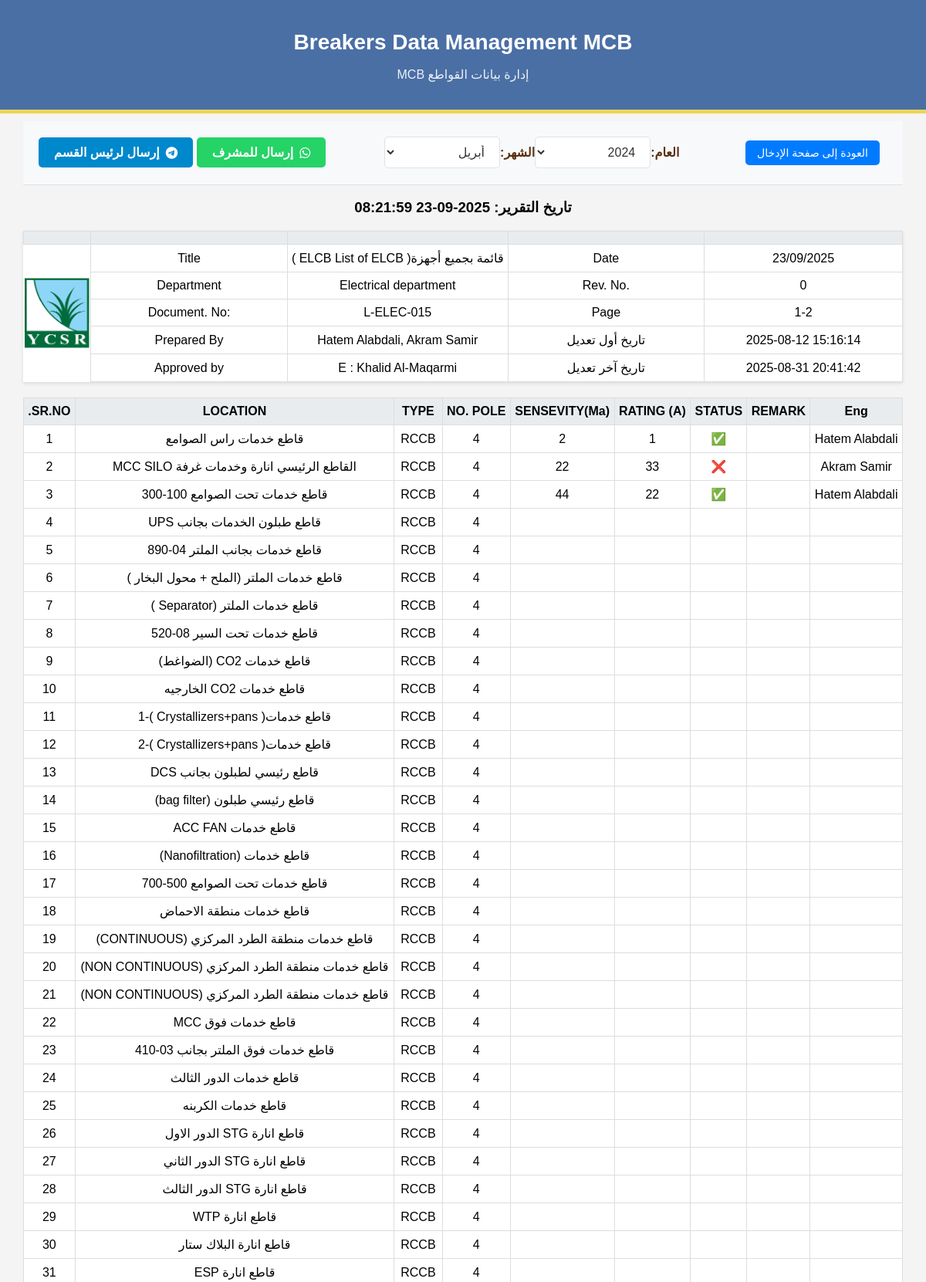
The app's page /Maint_MCB.php (upper part) with its own data.
### tables this page shows
CREATE TABLE `MCB_4_2024` (
  `SR.NO.` int(11) NOT NULL,
  `LOCATION` varchar(255) DEFAULT NULL,
  `TYPE` varchar(255) DEFAULT NULL,
  `NO. POLE` varchar(255) DEFAULT NULL,
  `SENSEVITY(Ma)` varchar(255) DEFAULT NULL,
  `RATING (A)` varchar(255) DEFAULT NULL,
  `STATUS` varchar(255) DEFAULT NULL,
  `REMARK` varchar(255) DEFAULT NULL,
  `table_name` varchar(255) DEFAULT NULL,
  `Eng` varchar(255) DEFAULT NULL,
  `modification_date` datetime NOT NULL DEFAULT current_timestamp() ON UPDATE current_timestamp()
);

### Maint_MCB.php (the view, shortened to what this page needs)
<!DOCTYPE html>
<html lang="ar" dir="rtl">
<head>
    <link rel="stylesheet" href="https://cdnjs.cloudflare.com/ajax/libs/font-awesome/6.4.0/css/all.min.css">
</head>
<body>
    <div class="header">
        <h1>Breakers Data Management MCB</h1>
        <p>إدارة بيانات القواطع MCB</p>
    </div>
    <div class="container">
        <div class="controls">
            <a href="mcb.php" class="back-button">العودة إلى صفحة الإدخال</a>
            <form id="data-form" action="" method="get">
                <label for="year-select">العام:</label>
                <select id="year-select" name="year" onchange="this.form.submit()">
                    <?php
                    $currentYear = isset($_GET['year']) ? $_GET['year'] : (isset($_SESSION['selected_year']) ? $_SESSION['selected_year'] : '2024');
                    for ($i = 2024; $i <= 2030; $i++) {
                        $selected = ($currentYear == $i) ? ' selected' : '';
                        echo "<option value=\"$i\"$selected>$i</option>";
                    }
                    ?>
                </select>
                <label for="month-select">الشهر:</label>
                <select id="month-select" name="month" onchange="this.form.submit()">
                    <?php
                    $currentMonth = isset($_GET['month']) ? $_GET['month'] : (isset($_SESSION['selected_month']) ? $_SESSION['selected_month'] : '4');
                    ?>
                    <option value="4" <?php echo ($currentMonth == '4' ? ' selected' : ''); ?>>أبريل</option>
                </select>
            </form>
            <div class="buttons-container">
                <a href="#" class="whatsapp-btn" id="whatsappSupervisor">
                    <i class="fab fa-whatsapp"></i> إرسال للمشرف
                </a>
                <a href="#" class="telegram-btn" id="telegramManager">
                    <i class="fab fa-telegram"></i> إرسال لرئيس القسم
                </a>
            </div>
        </div>
        <h3 id="table-date"></h3>
        <table class="info-table">
            <thead>
                <tr class="table-header">
                    <td rowspan="1" style="width:8%"></td>
                    <td style="width:23%"></td>
                    <td style="width:23%"></td>
                    <td style="width:23%"></td>
                    <td style="width:23%"></td>
                </tr>
            </thead>
            <tbody>
                <tr>
                    <td rowspan="5" style="padding: 0; border: none;"><img src="imgs/4.png" alt="Company Logo"></td>
                    <td>Title</td>
                    <td>( ELCB
                        List of ELCB )قائمة بجميع أجهزة </td>
                    <td>Date</td>
                    <td><?php echo date('d/m/Y'); ?></td>
                </tr>
                <tr>
                    <td>Department</td>
                    <td>Electrical department</td>
                    <td>Rev. No.</td>
                    <td>0</td>
                </tr>
                <tr>
                    <td>Document. No:</td>
                    <td>L-ELEC-015</td>
                    <td>Page</td>
                    <td>1-2</td>
                </tr>
                <tr>
                    <td>Prepared By</td>
                    <td id="prepared-by-cell"><?php echo htmlspecialchars($preparedByNames); ?></td>
                    <td>تاريخ أول تعديل</td>
                    <td id="first-modification-date-cell"></td>
                </tr>
                <tr>
                    <td>Approved by</td>
                    <td>E : Khalid Al-Maqarmi</td>
                    <td>تاريخ آخر تعديل</td>
                    <td id="last-modification-date-cell"></td>
                </tr>
            </tbody>
        </table>
        <div class="responsive-table-container">
            <table style="width: 100%;">
                <thead>
                    <tr class="table-header">
                        <td>Eng</td>
                        <td>REMARK</td>
                        <td>STATUS</td>
                        <td>RATING (A)</td>
                        <td>SENSEVITY(Ma)</td>
                        <td>NO. POLE</td>
                        <td>TYPE</td>
                        <td>LOCATION</td>
                        <td>SR.NO.</td>
                    </tr>
                </thead>
                <tbody id="table-body">
                    <?php
                    $Xservername = "sql202.infinityfree.com";
                    $Xusername = "if0_39426096";
                    $Xpassword = "WKa8VQVTNfi";
                    $Xdbname = 'if0_39426096_mwt';
                    $servername = $Xservername;
                    $username = $Xusername;
                    $password = $Xpassword;
                    $dbname = $Xdbname;
                    $conn = new mysqli($servername, $username, $password, $dbname);
                    $conn->set_charset("utf8mb4");
                    function getTableName($month, $year)
                    {
                        return "MCB_" . $month . "_" . $year;
                    }
                    $selectedYear = isset($_GET['year']) ? $_GET['year'] : (isset($_SESSION['selected_year']) ? $_SESSION['selected_year'] : '2024');
                    $selectedMonth = isset($_GET['month']) ? $_GET['month'] : (isset($_SESSION['selected_month']) ? $_SESSION['selected_month'] : '4');
                    $tableName = getTableName($selectedMonth, $selectedYear);
                    $check_table_sql = "SHOW TABLES LIKE '$tableName'";
                    $table_exists = $conn->query($check_table_sql);
                    if ($table_exists && $table_exists->num_rows > 0) {
                        $reset_sql = "UPDATE `$tableName` SET
                                 `REMARK` = '',
                                 `STATUS` = '',
                                 `RATING (A)` = '',
                                 `SENSEVITY(Ma)` = ''
                                 WHERE (`Eng` = '' OR `Eng` IS NULL)
                                 AND (`REMARK` != '' OR `STATUS` != '' OR `RATING (A)` != '' OR `SENSEVITY(Ma)` != '')";
                        $conn->query($reset_sql);
                        $sql = "SELECT Eng, REMARK, STATUS, `RATING (A)`, `SENSEVITY(Ma)`, `NO. POLE`, TYPE, LOCATION, `SR.NO.` FROM `$tableName`";
                        $result = $conn->query($sql);
                        if ($result->num_rows > 0) {
                            while ($row = $result->fetch_assoc()) {
                                echo "<tr id='row-" . htmlspecialchars($row['SR.NO.']) . "'>";
                                echo "<td>" . htmlspecialchars($row['Eng']) . "</td>";
                                echo "<td class='editable' data-column='REMARK' data-id='" . htmlspecialchars($row['SR.NO.']) . "'>" . htmlspecialchars($row['REMARK']) . "</td>";
                                echo "<td class='editable status-cell' data-column='STATUS' data-id='" . htmlspecialchars($row['SR.NO.']) . "'>" . htmlspecialchars($row['STATUS']) . "</td>";
                                echo "<td class='editable' data-column='RATING (A)' data-id='" . htmlspecialchars($row['SR.NO.']) . "'>" . htmlspecialchars($row['RATING (A)']) . "</td>";
                                echo "<td class='editable' data-column='SENSEVITY(Ma)' data-id='" . htmlspecialchars($row['SR.NO.']) . "'>" . htmlspecialchars($row['SENSEVITY(Ma)']) . "</td>";
                                echo "<td>" . htmlspecialchars($row['NO. POLE']) . "</td>";
                                echo "<td>" . htmlspecialchars($row['TYPE']) . "</td>";
                                echo "<td>" . htmlspecialchars($row['LOCATION']) . "</td>";
                                echo "<td>" . htmlspecialchars($row['SR.NO.']) . "</td>";
                                echo "</tr>";
                            }
                        } else {
                            echo "<tr><td colspan='9'>لا توجد بيانات في هذا الجدول.</td></tr>";
                        }
                    } else {
                        echo "<tr><td colspan='9'>الجدول `" . htmlspecialchars($tableName) . "` غير موجود.</td></tr>";
                    }
                    ?>
                </tbody>
            </table>
        </div>
    </div>
</body>
</html>

### Maint_MCB.php (style rules this page uses)
:root { --primary-color: #4a6fa5; --secondary-color: #edd456; --dark-color: #582f0e; --light-color: #f8f9fa; --success-color: #28a745; --danger-color: #dc3545; --border-color: #dee2e6; }
body { font-family: 'Arial', sans-serif; background-color: #f4f4f4; margin: 0; padding: 0; text-align: center; }
.header { background-color: var(--primary-color); color: white; padding: 20px; text-align: center; border-bottom: 5px solid var(--secondary-color); }
.header h1 { margin-bottom: 10px; font-size: 28px; }
.header p { font-size: 16px; opacity: 0.9; }
.container { width: 95%; margin: auto; padding: 10px; }
.controls { display: flex; justify-content: space-between; align-items: center; padding: 20px; background-color: var(--light-color); border-bottom: 1px solid var(--border-color); flex-wrap: wrap; gap: 15px; }
.controls form { display: flex; align-items: center; flex-grow: 1; justify-content: center; flex-wrap: wrap; }
.controls label { font-weight: 600; color: var(--dark-color); }
#year-select { display: flex; align-items: center; gap: 10px; }
.controls select { padding: 10px 15px; border: 1px solid var(--border-color); border-radius: 5px; background-color: white; font-size: 16px; color: #333; cursor: pointer; transition: border-color 0.3s; min-width: 150px; }
.back-button { padding: 8px 15px; font-size: 14px; cursor: pointer; border: none; border-radius: 5px; background-color: #007bff; color: #fff; text-decoration: none; margin: 5px 10px; }
.info-table { width: 100%; margin-top: 10px; margin-bottom: 20px; direction: ltr; }
.info-table img { max-width: 100%; height: auto; display: block; }
.responsive-table-container { overflow-x: auto; width: 100%; }
table { width: 100%; border-collapse: collapse; background-color: #fff; box-shadow: 0 2px 4px rgba(0, 0, 0, 0.1); direction: rtl; min-width: 800px; }
th, td { border: 1px solid #ddd; padding: 8px 5px; text-align: center; white-space: nowrap; }
td.editable { cursor: pointer; }
.table-title, .table-header { background-color: #e9ecef; font-weight: bold; }
.whatsapp-btn { display: inline-flex; align-items: center; background-color: #25D366; color: white; padding: 10px 20px; border: none; border-radius: 5px; cursor: pointer; font-weight: 600; transition: all 0.3s ease; text-decoration: none; }
.telegram-btn { display: inline-flex; align-items: center; background-color: #0088cc; color: white; padding: 10px 20px; border: none; border-radius: 5px; cursor: pointer; font-weight: 600; transition: all 0.3s ease; text-decoration: none; }
.whatsapp-btn i, .telegram-btn i { margin-left: 8px; }

### records on screen
mcb_4_2024: Eng "Hatem Alabdali", STATUS "✅", value "1", value "2", value "4", TYPE "RCCB", LOCATION "قاطع خدمات راس الصوامع", NO "1"
mcb_4_2024: Eng "Akram Samir", STATUS "❌", value "33", value "22", value "4", TYPE "RCCB", LOCATION "القاطع الرئيسي انارة وخدمات غرفة MCC SILO", NO "2"
mcb_4_2024: Eng "Hatem Alabdali", STATUS "✅", value "22", value "44", value "4", TYPE "RCCB", LOCATION "قاطع خدمات تحت الصوامع 100-300", NO "3"
mcb_4_2024: value "4", TYPE "RCCB", LOCATION "قاطع طبلون الخدمات بجانب UPS", NO "4"
mcb_4_2024: value "4", TYPE "RCCB", LOCATION "قاطع خدمات بجانب الملتر 04-890", NO "5"
mcb_4_2024: value "4", TYPE "RCCB", LOCATION "قاطع خدمات الملتر (الملح + محول البخار )", NO "6"
mcb_4_2024: value "4", TYPE "RCCB", LOCATION "قاطع خدمات الملتر (Separator )", NO "7"
mcb_4_2024: value "4", TYPE "RCCB", LOCATION "قاطع خدمات تحت السير 08-520", NO "8"
mcb_4_2024: value "4", TYPE "RCCB", LOCATION "قاطع خدمات CO2 (الضواغط)", NO "9"
mcb_4_2024: value "4", TYPE "RCCB", LOCATION "قاطع خدمات CO2 الخارجيه", NO "10"
mcb_4_2024: value "4", TYPE "RCCB", LOCATION "قاطع خدمات( Crystallizers+pans )-1", NO "11"
mcb_4_2024: value "4", TYPE "RCCB", LOCATION "قاطع خدمات( Crystallizers+pans )-2", NO "12"
mcb_4_2024: value "4", TYPE "RCCB", LOCATION "قاطع رئيسي لطبلون بجانب DCS", NO "13"
mcb_4_2024: value "4", TYPE "RCCB", LOCATION "قاطع رئيسي طبلون (bag filter)", NO "14"
mcb_4_2024: value "4", TYPE "RCCB", LOCATION "قاطع خدمات ACC FAN", NO "15"
mcb_4_2024: value "4", TYPE "RCCB", LOCATION "قاطع خدمات (Nanofiltration)", NO "16"
mcb_4_2024: value "4", TYPE "RCCB", LOCATION "قاطع خدمات تحت الصوامع 500-700", NO "17"
mcb_4_2024: value "4", TYPE "RCCB", LOCATION "قاطع خدمات منطقة الاحماض", NO "18"
mcb_4_2024: value "4", TYPE "RCCB", LOCATION "قاطع خدمات منطقة الطرد المركزي (CONTINUOUS)", NO "19"
mcb_4_2024: value "4", TYPE "RCCB", LOCATION "قاطع خدمات منطقة الطرد المركزي (NON CONTINUOUS)", NO "20"
mcb_4_2024: value "4", TYPE "RCCB", LOCATION "قاطع خدمات منطقة الطرد المركزي (NON CONTINUOUS)", NO "21"
mcb_4_2024: value "4", TYPE "RCCB", LOCATION "قاطع خدمات فوق MCC", NO "22"
mcb_4_2024: value "4", TYPE "RCCB", LOCATION "قاطع خدمات فوق الملتر بجانب 03-410", NO "23"
mcb_4_2024: value "4", TYPE "RCCB", LOCATION "قاطع خدمات الدور الثالث", NO "24"
mcb_4_2024: value "4", TYPE "RCCB", LOCATION "قاطع خدمات الكربنه", NO "25"
mcb_4_2024: value "4", TYPE "RCCB", LOCATION "قاطع انارة STG الدور الاول", NO "26"
mcb_4_2024: value "4", TYPE "RCCB", LOCATION "قاطع انارة STG الدور الثاني", NO "27"
mcb_4_2024: value "4", TYPE "RCCB", LOCATION "قاطع انارة STG الدور الثالث", NO "28"
mcb_4_2024: value "4", TYPE "RCCB", LOCATION "قاطع انارة WTP", NO "29"
mcb_4_2024: value "4", TYPE "RCCB", LOCATION "قاطع انارة البلاك ستار", NO "30"
mcb_4_2024: value "4", TYPE "RCCB", LOCATION "قاطع انارة ESP", NO "31"

### other values on screen
form field year "2024"
